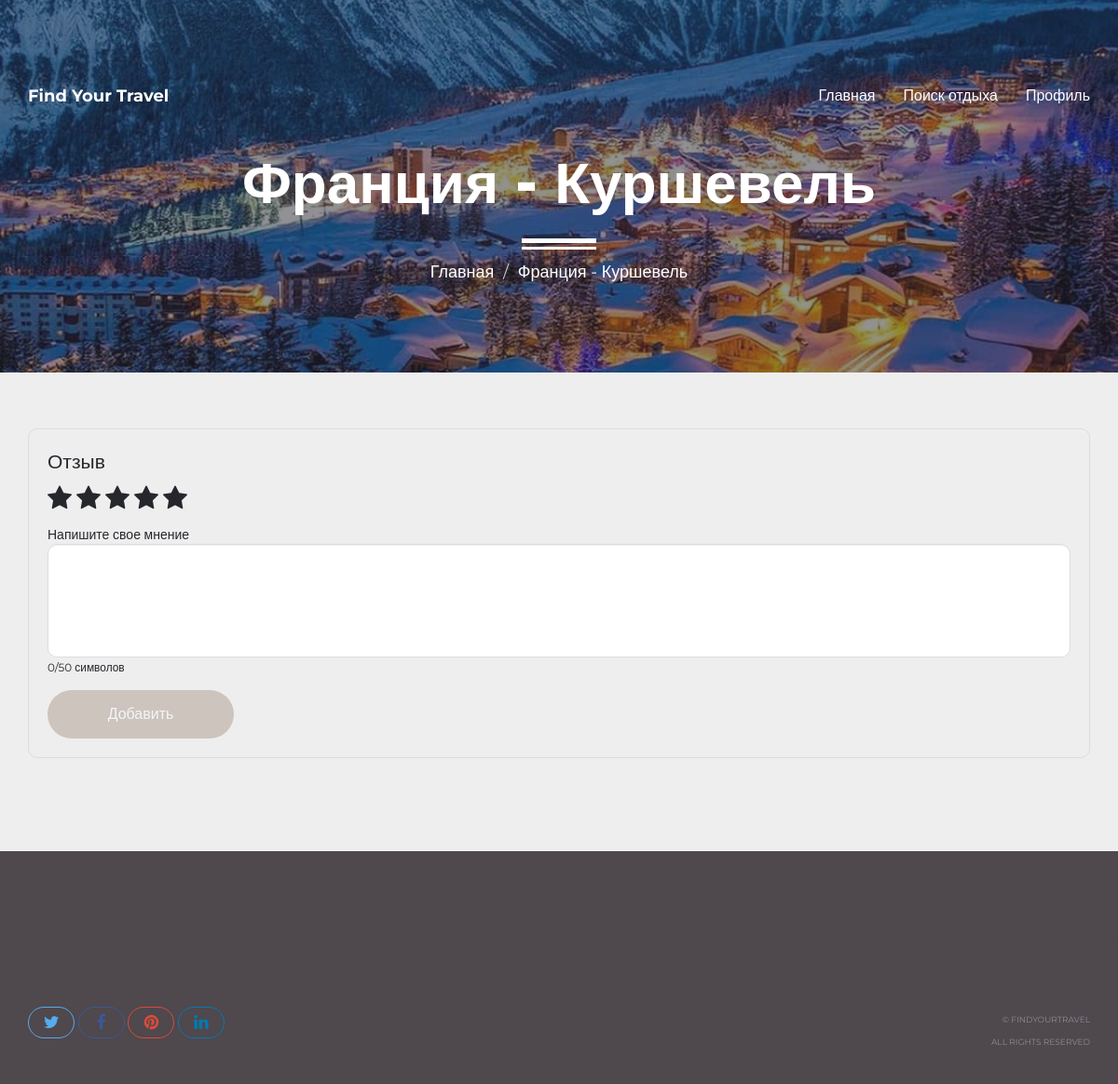
The page /destination/5/review/ (signed in) on the database its author committed.
### travel_app/models.py (models this page shows, shortened)
class Destination(models.Model):
    CLIMATE_CHOICES = [("Умеренный", "Умеренный"), ("Холодный", "Холодный"), ("Теплый", "Теплый")]
    ACTIVITY_CHOICES = [("Горнолыжный", "Горнолыжный"), ("Культурный", "Культурный"), ("Пляжный", "Пляжный")]
    BUDGET_CHOICES = [("От 300000 руб", "От 300000 руб"), ("От 100000 до 300000 руб", "От 100000 до 300000 руб"),
                      ("До 100000 руб", "До 100000 руб")]
    POPULARITY_CHOICES = [("Низкая", "Низкая"), ("Высокая", "Высокая")]
    DIVERSITY_CHOICES = [("Большое", "Большое"), ("Умеренное", "Умеренное"), ("Незначительное", "Незначительное")]
    climate = models.CharField(max_length=30, choices=CLIMATE_CHOICES)
    activity_type = models.CharField(max_length=30, choices=ACTIVITY_CHOICES)
    budget = models.CharField(max_length=30, choices=BUDGET_CHOICES)
    popularity = models.CharField(max_length=30, choices=POPULARITY_CHOICES)
    cultural_diversity = models.CharField(max_length=30, choices=DIVERSITY_CHOICES)
    image = models.ImageField(upload_to='destination_images/')
    recommendation = models.CharField(max_length=255, default="")
    title = models.CharField(max_length=255, null=True, blank=True)
    description = models.TextField(null=True, blank=True)
    additional_image = models.ImageField(upload_to='destination_additional_images/', null=True, blank=True)

### travel_app/views.py (the view)
# urls.py: path('destination/<int:pk>/review/', add_review, name='add_review'),
@login_required
def add_review(request, pk):
    destination = get_object_or_404(Destination, pk=pk)
    if request.method == 'POST':
        form = ReviewForm(request.POST)
        if form.is_valid():
            review = form.save(commit=False)
            review.user = request.user
            review.destination = destination
            if len(review.text.strip()) >= 50:
                review.save()
                user_profile, created = UserProfile.objects.get_or_create(user=request.user)
                user_profile.add_review(review)
                return redirect('destination_detail', pk=pk)
            else:
                messages.error(request, 'Комментарий должен содержать не менее 50 символов.')
        else:
            messages.error(request, 'Пожалуйста, выберите рейтинг от 1 до 5.')
    else:
        form = ReviewForm()
    return render(request, 'travel_app/review.html', {'form': form, 'destination': destination})

### travel_app/forms.py
class ReviewForm(forms.ModelForm):
    class Meta:
        model = Review
        fields = ['rating', 'text']
        widgets = {
            'rating': forms.RadioSelect(choices=[(i, str(i)) for i in range(1, 6)]),
            'text': forms.Textarea(attrs={'rows': 5}),
        }

### travel_app/templates/travel_app/review.html (shortened to what this page needs)
{% load static %}
<!DOCTYPE html>
<html lang="en">
<head>
    <link rel="stylesheet" href="http://cdnjs.cloudflare.com/ajax/libs/font-awesome/4.4.0/css/font-awesome.min.css">
    <link href="{% static 'travel_app/bootstrap.min.css' %}" rel="stylesheet">
    <link href="{% static 'travel_app/style.css' %}" rel="stylesheet">
    <link href="{% static 'travel_app/responsive.css' %}" rel="stylesheet">
</head>
<body>
<header id="masthead" class="site-header site-header-white">
    <nav id="primary-navigation" class="site-navigation">
        <div class="container">
            <div class="navbar-header">
                <a href="{% url 'index' %}" class="site-title"><span>Find Your Travel</span></a>
            </div>
            <div class="collapse navbar-collapse" id="agency-navbar-collapse">
                <ul class="nav navbar-nav navbar-right">
                    <li><a href="{% url 'index' %}">Главная</a></li>
                    <li><a href="{% url 'leisure' %}">Поиск отдыха</a></li>
                    {% if user.is_authenticated %}
                    <li><a href="{% url 'profile' %}">Профиль</a></li>
                    {% else %}
                    <li><a href="{% url 'login' %}">Профиль</a></li>
                    {% endif %}
                </ul>
            </div>
        </div>
    </nav>
</header>
<div id="hero" class="hero overlay subpage-hero" style="background-image: url('{{ destination.image.url }}');">
    <div class="hero-content">
        <div class="hero-text">
            <h1>{{ destination.recommendation }}</h1>
            <ol class="breadcrumb">
                <li class="breadcrumb-item"><a href="{% url 'index' %}">Главная</a></li>
                <li class="breadcrumb-item active">{{ destination.recommendation }}</li>
            </ol>
        </div>
    </div>
</div>
<main id="main" class="site-main">
    <section class="site-section subpage-site-section section-project">
        <div class="container">
            <div class="review-block">
                <div class="review-title">Отзыв</div>
                <form method="post" action="{% url 'add_review' pk=destination.pk %}">
                    <div class="stars" title="Rate">
                        <span class="fa fa-star star" data-value="1" title="Ужасно"><span class="tooltip">Ужасно</span></span>
                        <span class="fa fa-star star" data-value="2" title="Плохо"></span>
                        <span class="fa fa-star star" data-value="3" title="Нормально"></span>
                        <span class="fa fa-star star" data-value="4" title="Хорошо"><span class="tooltip">Хорошо</span></span>
                        <span class="fa fa-star star" data-value="5" title="Отлично"></span>
                    </div>
                    <div class="comment-title">Напишите свое мнение</div>
<textarea class="form-control comment-box" name="text" rows="5" id="comment-box">{% if form.text.value %}{{ form.text.value }}{% endif %}</textarea>
<small id="char-count">0/100 символов</small>
                <br>
<button type="submit" class="btn btn-primary submit-btn">Добавить</button>
                </form>
            </div>
        </div>
    </section>
</main>
<footer id="colophon" class="site-footer">
    <div class="copyright">
        <div class="container">
            <div class="row">
                <div class="col-xs-8">
                    <div class="social-links">
                        <a class="twitter-bg" href="#"><i class="fa fa-twitter"></i></a>
                        <a class="facebook-bg" href="#"><i class="fa fa-facebook"></i></a>
                        <a class="pinterest" href="#"><i class="fa fa-pinterest"></i></a>
                        <a class="linkedin-bg" href="#"><i class="fa fa-linkedin"></i></a>
                    </div>
                </div>
                <div class="col-xs-4">
                    <div class="text-right">
                        <p>&copy; FindYourTravel</p>
                        <p>All Rights Reserved</p>
                    </div>
                </div>
            </div>
        </div>
    </div>
</footer>
</body>
</html>

### travel_app/static/travel_app/style.css (style rules this page uses)
.container { margin-top: 40px; }
a { transition: all 0.25s ease-in-out; -moz-transition: all 0.25s ease-in-out; -webkit-transition: all 0.25s ease-in-out; -o-transition: all 0.25s ease-in-out; -ms-transition: all 0.25s ease-in-out; cursor: pointer; color: #9fa3a7; }
p { margin-bottom: 0; font-size: 14px; font-weight: 400; color: #4f484d; line-height: 22px; }
h1 { font-size: 62px; color: #f1edd6; }
p + p { margin-top: 40px; }
.btn { line-height: 50px; min-width: 200px; font-size: 16px; font-weight: 300; border: 0; border-radius: 50px; color: #f5f5f5; background-color: #73563d47; transition: color 0.25s ease-in-out, background-color 0.25s ease-in-out; -moz-transition: color 0.25s ease-in-out, background-color 0.25s ease-in-out; -webkit-transition: color 0.25s ease-in-out, background-color 0.25s ease-in-out; -o-transition: color 0.25s ease-in-out, background-color 0.25s ease-in-out; -ms-transition: color 0.25s ease-in-out, background-color 0.25s ease-in-out; }
.form-control { border-radius: 25px; height: 50px; padding: 15px 20px; border-color: #f5f5f8; }
html, body { width: 100%; height: 100%; margin: 0; padding: 0; font-family: 'Montserrat', sans-serif; color: #26272d; }
.site-header { position: absolute; padding: 50px 0 0; background-color: transparent; width: 100%; z-index: 3; }
.site-title { font-size: 18px; line-height: 26px; color: #26272d; }
.site-title span { font-weight: 700; }
.navbar-collapse { text-align: center; }
.navbar-nav { float: none; display: inline-block; }
.navbar-nav > li > a, .slicknav_nav > li > a { padding: 0; font-size: 16px; position: relative; color: #26272d; line-height: 26px; }
.site-header-white .navbar-nav > li > a, .site-header-white .site-title { color: #fff; }
.navbar-nav > li + li { margin-left: 30px; }
.hero { background: url(../img/mainphoto.jpg) no-repeat center / cover; height: 100%; width: 100%; display: table; position: relative; }
.overlay:before { content: ''; background-color: rgba(227, 220, 220, 0.25); height: 100%; width: 100%; position: absolute; top: 0; left: 0; z-index: 0; }
.hero-content { display: table-cell; vertical-align: middle; padding-top: 75px; }
.hero-text { max-width: 890px; width: 100%; margin: 0 auto; padding: 0 15px; text-align: center; }
.hero-text h1 { position: relative; margin: 0; font-weight:800; }
.hero .breadcrumb { padding-top: 50px; margin-bottom: 0; font-size: large; }
.hero .breadcrumb:before { content: ''; display: block; position: absolute; left: 50%; bottom: 45px; height: 12px; width: 80px; border-top: 5px solid #fff; border-bottom: 3px solid #fff; transform: translateX(-50%); -moz-transform: translateX(-50%); -webkit-transform: translateX(-50%); -o-transform: translateX(-50%); -ms-transform: translateX(-50%); }
.subpage-hero { height: 400px; }
.subpage-hero.overlay:before { background-color: rgba(38,39,45,0.5); }
.subpage-hero .hero-content, .subpage-hero .hero-content h1, .subpage-hero a { color: #fff; }
.site-section { padding: 100px 0 140px; }
.site-footer { background-color: rgb(79 72 77); padding-top: 95px; }
.copyright { padding: 30px 0; border-top: 1px solid rgba(38, 41, 44, 0.05); }
.social-links a { line-height: 36px; padding: 5px 15px; font-size: 18px; border: 1px solid; border-radius: 50px; }
.social-links a i { width: 18px; text-align: center; }
a.twitter-bg { color: #55acee; border-color: #55acee; }
a.facebook-bg { color: #3b5998; border-color: #3b5998; }
a.pinterest { color: #dd4b39; border-color: #dd4b39; }
a.linkedin-bg { color: #007bb5; border-color: #007bb5; }
.copyright .text-right { padding: 4px 0; }
.copyright p { font-size: 9px; font-weight: 400; text-transform: uppercase; color: #8b8e94; }
.copyright p + p { margin-top: 2px; }
.subpage-site-section { padding-bottom: 100px; padding-top: 0px; }
.breadcrumb { background-color: transparent; position: relative; }
.breadcrumb .active { color: #fff; }

### travel_app/templates/travel_app/review.html (style rules this page uses)
.review-block { border: 1px solid #ddd; border-radius: 10px; padding: 20px; margin-top: 20px; }
.review-title { font-size: 1.5em; margin-bottom: 10px; }
.stars { display: flex; gap: 5px; margin-bottom: 15px; }
.star { font-size: 2em; cursor: pointer; transition: color 0.3s; }
.comment-box { margin: 0 auto; border-radius: 10px; padding: 10px; border: 1px solid #ddd; resize: none; }
.submit-btn { margin-top: 15px; }

### rows shown on the page
Destination: image (picture), recommendation "Франция - Куршевель"
